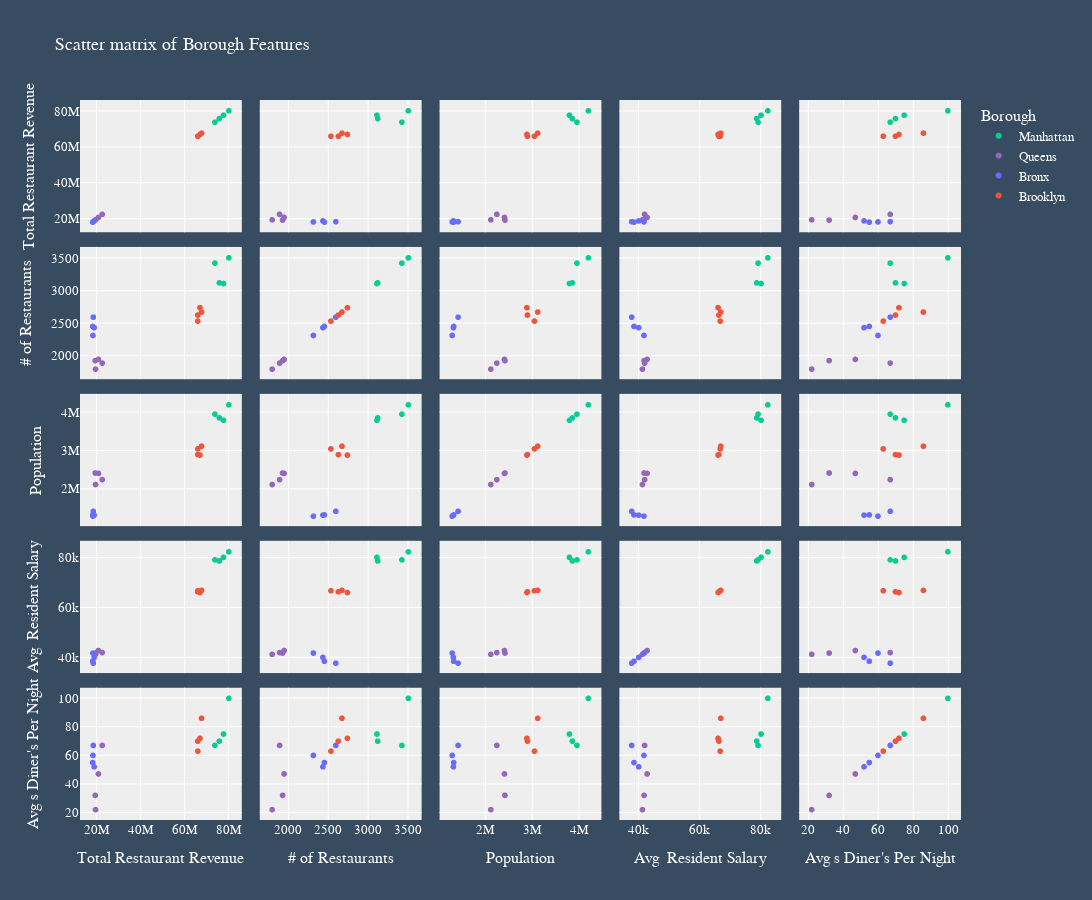

Notebook code cell kept with this figure:
### Code cell
fig6 = px.scatter_matrix(df, dimensions=['Total Restaurant Revenue','# of Restaurants', 'Population', 'Average Resident Salary', "Averages Diner's Per Night"],
                         color='Borough', color_discrete_map={'Bronx': '#686cfc', 'Queens': '#9467bd',
                                                              'Brooklyn': '#f0543c', 'Manhattan': '#08cc94'}, title="Scatter matrix of Borough Features",
    labels={col:col.replace('Average', 'Avg ') for col in df.columns}, width=1100, height=900) # shortern titles )

layout(fig6)
df[0:6].corr()

### Figure 1 — Plotly figure (JSON) as saved in the notebook; plotly's stock layout.template omitted (floating-point values rounded to 4 significant figures)
{"data": [{"dimensions": [{"axis": {"matches": true}, "label": "Total Restaurant Revenue", "values": [80364247, 74023925, 76029852, 77923034]}, {"axis": {"matches": true}, "label": "# of Restaurants", "values": [3512, 3431, 3127, 3117]}, {"axis": {"matches": true}, "label": "Population", "values": [4205232, 3962342, 3863943, 3801232]}, {"axis": {"matches": true}, "label": "Avg  Resident Salary", "values": [82532, 79322, 78879, 80312]}, {"axis": {"matches": true}, "label": "Avg s Diner's Per Night", "values": [100, 67, 70, 75]}], "hovertemplate": "Borough=Manhattan<br>%{xaxis.title.text}=%{x}<br>%{yaxis.title.text}=%{y}<extra></extra>", "legendgroup": "Manhattan", "marker": {"color": "#08cc94", "symbol": "circle"}, "name": "Manhattan", "showlegend": true, "type": "splom"}, {"dimensions": [{"axis": {"matches": true}, "label": "Total Restaurant Revenue", "values": [22582323, 19520856, 19382528, 20852132]}, {"axis": {"matches": true}, "label": "# of Restaurants", "values": [1893, 1800, 1931, 1950]}, {"axis": {"matches": true}, "label": "Population", "values": [2249123, 2120952, 2423092, 2412423]}, {"axis": {"matches": true}, "label": "Avg  Resident Salary", "values": [42132, 41423, 41958, 42953]}, {"axis": {"matches": true}, "label": "Avg s Diner's Per Night", "values": [67, 22, 32, 47]}], "hovertemplate": "Borough=Queens<br>%{xaxis.title.text}=%{x}<br>%{yaxis.title.text}=%{y}<extra></extra>", "legendgroup": "Queens", "marker": {"color": "#9467bd", "symbol": "circle"}, "name": "Queens", "showlegend": true, "type": "splom"}, {"dimensions": [{"axis": {"matches": true}, "label": "Total Restaurant Revenue", "values": [18339249, 18917326, 18214958, 18502323]}, {"axis": {"matches": true}, "label": "# of Restaurants", "values": [2318, 2438, 2457, 2600]}, {"axis": {"matches": true}, "label": "Population", "values": [1294232, 1321232, 1325923, 1421321]}, {"axis": {"matches": true}, "label": "Avg  Resident Salary", "values": [41924, 40194, 38656, 37891]}, {"axis": {"matches": true}, "label": "Avg s Diner's Per Night", "values": [60, 52, 55, 67]}], "hovertemplate": "Borough=Bronx<br>%{xaxis.title.text}=%{x}<br>%{yaxis.title.text}=%{y}<extra></extra>", "legendgroup": "Bronx", "marker": {"color": "#686cfc", "symbol": "circle"}, "name": "Bronx", "showlegend": true, "type": "splom"}, {"dimensions": [{"axis": {"matches": true}, "label": "Total Restaurant Revenue", "values": [67912303, 66195923, 66185092, 67192324]}, {"axis": {"matches": true}, "label": "# of Restaurants", "values": [2678, 2539, 2632, 2746]}, {"axis": {"matches": true}, "label": "Population", "values": [3123023, 3052932, 2903213, 2892323]}, {"axis": {"matches": true}, "label": "Avg  Resident Salary", "values": [67081, 66921, 66492, 66213]}, {"axis": {"matches": true}, "label": "Avg s Diner's Per Night", "values": [86, 63, 70, 72]}], "hovertemplate": "Borough=Brooklyn<br>%{xaxis.title.text}=%{x}<br>%{yaxis.title.text}=%{y}<extra></extra>", "legendgroup": "Brooklyn", "marker": {"color": "#f0543c", "symbol": "circle"}, "name": "Brooklyn", "showlegend": true, "type": "splom"}], "layout": {"dragmode": "select", "font": {"color": "White", "family": "Verdana", "size": 13}, "height": 900, "legend": {"title": {"text": "Borough"}, "tracegroupgap": 0}, "paper_bgcolor": "#374C60", "plot_bgcolor": "#eee", "title": {"font": {"family": "Verdana"}, "text": "Scatter matrix of Borough Features"}, "width": 1100, "yaxis": {"tickprefix": ""}}}
